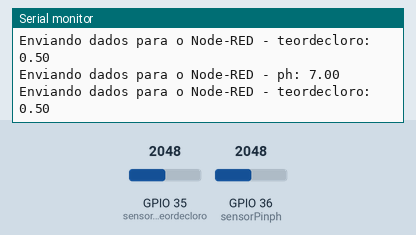
The sketch below on a simulated ESP32. Shown: the last lines printed to the serial monitor. The inputs (shaded band) are chosen by the test bench; at power-on: GPIO 35 (sensorPinteordecloro) = 2048, GPIO 36 (sensorPinph) = 2048. WiFi joins after 1.5 s; servers stay silent unless stated; no MQTT or app messages arrive unless stated.

Above: at 2.7 s.
2.8 s: GPIO 35 (sensorPinteordecloro) set to 2866
At 4.1 s:
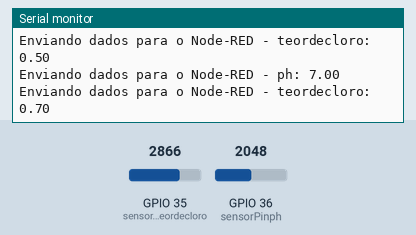
4.3 s: GPIO 36 (sensorPinph) set to 2866
At 5.4 s:
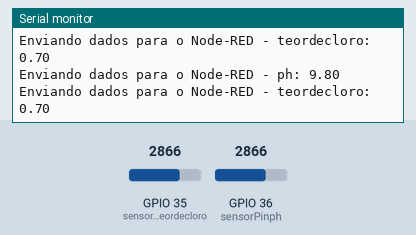
5.8 s: GPIO 35 (sensorPinteordecloro) set to 3603
At 7.1 s:
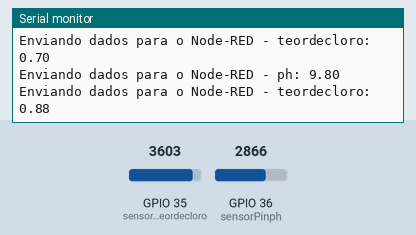
7.3 s: GPIO 36 (sensorPinph) set to 3603
At 8.0 s:
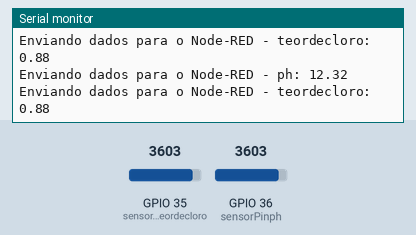
Timing chart, 0 to 9.8 s (numbered marks = the images above; inputs shaded):
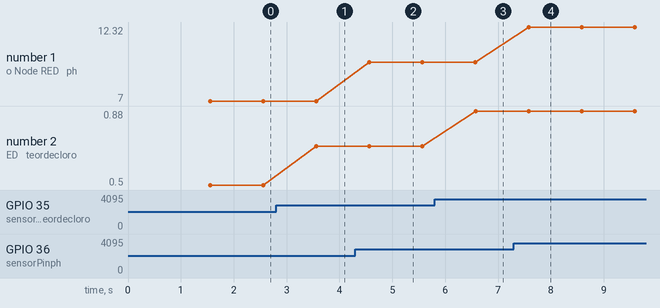

The sketch:

prog.ino
```cpp
#include <WiFi.h>
#include <PubSubClient.h>

const char* ssid = "iPhone de Rafael";
const char* password = "pedrinviado";
const char* mqttServer = "rgrillao.duckdns.org";
const int mqttPort = 1883;
const char* mqttUser = "rgrillao";
const char* mqttPassword = "rgrillao";
const char* mqttTopicph = "esp32/ph";
const char* mqttTopicteordecloro = "esp32/teordecloro";

const int sensorPinph = 36; // Potenciômetro da ph
const int sensorPinteordecloro = 35; // Potenciômetro da cloro

WiFiClient espClient;
PubSubClient client(espClient);

void setup() {
  Serial.begin(115200);

  WiFi.begin(ssid, password);
  while (WiFi.status() != WL_CONNECTED) {
    delay(500);
    Serial.print(".");
  }
  Serial.println();
  Serial.print("Conectado ao WiFi com endereço IP: ");
  Serial.println(WiFi.localIP());

  client.setServer(mqttServer, mqttPort);
  while (!client.connected()) {
    Serial.println("Conectando ao servidor MQTT...");
    if (client.connect("ESP32Client", mqttUser, mqttPassword)) {
      Serial.println("Conectado ao servidor MQTT!");
    } else {
      Serial.print("Falha na conexão - Estado: ");
      Serial.print(client.state());
      delay(2000);
    }
  }
}

void loop() {
  int sensorValueph = analogRead(sensorPinph);
  int sensorValueteordecloro = analogRead(sensorPinteordecloro);
//float ph = map(sensorValueph, 0, 100, 0, 14);
//float teordecloro = map(sensorValueteordecloro, 0, 100, 0, 28) / 100;
float ph=((float)sensorValueph/4095)*14;
float teordecloro=((float)sensorValueteordecloro/4095)*1;

  String phPayload = String(ph);
  String teordecloroPayload = String(teordecloro);

  Serial.print("Enviando dados para o Node-RED - ph: ");
  Serial.println(ph);
  client.publish(mqttTopicph, phPayload.c_str());

  Serial.print("Enviando dados para o Node-RED - teordecloro: ");
  Serial.println(teordecloro);
  client.publish(mqttTopicteordecloro, teordecloroPayload.c_str());

  delay(1000);
}
```

Measured:
- after the input at 2.8 s, the serial monitor: prints a new line after 0.76 s (image 1)
- after the input at 4.3 s, the serial monitor: prints a new line after 0.27 s (image 2)
- after the input at 5.8 s, the serial monitor: prints a new line after 0.77 s (image 3)
- after the input at 7.3 s, the serial monitor: prints a new line after 0.28 s (image 4)
- plotted number 1: 7 → 9.8 after the input at 4.3 s, 9.8 → 12.32 after the input at 7.3 s
- plotted number 2: 0.5 → 0.7 after the input at 2.8 s, 0.7 → 0.88 after the input at 5.8 s
